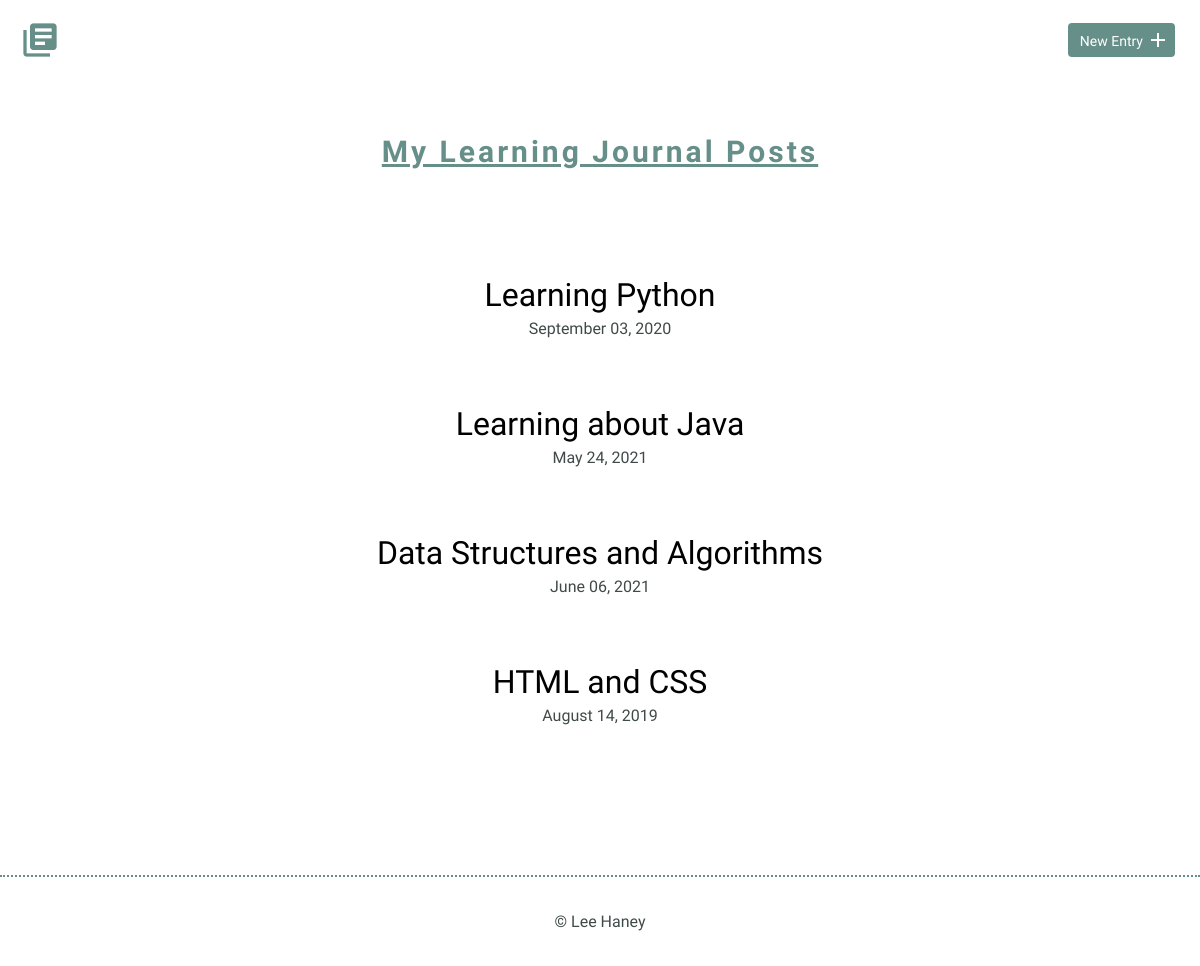
The page / on the database its author committed.
### tables this page shows
CREATE TABLE entries (
        id integer PRIMARY KEY AUTOINCREMENT,
        title text NOT NULL,
        date integer NOT NULL,
        timespent text NOT NULL,
        learned text NOT NULL,
        resources text NOT NULL,
        formattedDate text NOT NULL
    );

### app.py (the view, shortened to what this page needs)
@app.route('/', methods=['GET', 'POST'])
def start():
    rows = fetch_items_from_database()
    return render_template("index.html", rows=rows)

### manageDB.py (called while the page is built)
def fetch_items_from_database():
    conn = sqlite3.connect('journal.db')
    conn.row_factory = sqlite3.Row
    c = conn.cursor()
    c.execute("SELECT * FROM entries")
    rows = c.fetchall()
    conn.commit()
    conn.close()
    return rows

### templates/index.html (shortened to what this page needs)
<!DOCTYPE html>
<html>
    <head>
        <link rel="stylesheet" href="static/css/normalize.css">
        <link rel="stylesheet" href="static/css/site.css">
    </head>
    <body>
        <header>
            <div class="container">
                <div class="site-header">
                    <a class="logo" href="{{ url_for('start') }}"><i class="material-icons">library_books</i></a>
                    <a class="button icon-right" href="{{ url_for('new_entry') }}"><span>New Entry</span> <i class="material-icons">add</i></a>
                </div>
            </div>
        </header>
        <section>
            <p id="learningJournal">My Learning Journal Posts</p>
            <div class="container">
                <div class="entry-list">
                    {% if rows %}
                        {% for row in rows %}
                            <article>
                                <h2><a href="{{ url_for('get_details', the_id=row['id']) }}">{{row["title"]}}</a></h2>
                                <time datetime="{{row['date']}}">{{row['formattedDate']}}</time>
                            </article>
                        {% endfor %}
                    {% endif %}
                </div>
            </div>
        </section>
        <footer>
            <div>
                &copy; Lee Haney
            </div>
        </footer>
    </body>
</html>

### static/css/site.css (style rules this page uses)
body { font-size: 16px; color: #404a49; font-family: 'Cousine', serif; font-weight: 400; }
.container { margin: 0 auto; padding: 0 25px; }
header .site-header { margin: 0 auto; height: 95px; }
header .logo i { color: #678f89; margin: 20px 0 0 -5px; float: left; font-size: 40px; }
header .button { float: right; margin: 33px 0 0 0; }
footer { text-align: center; padding: 35px 0; border-top: 2px dotted #678f89; }
.button { padding: 8px 10px 6px 10px; background: #678f89; border: 2px solid #678f89; border-radius: 4px; text-decoration: none; color: #FFF; position: relative; text-align: center; font-size: 14px; }
.button.icon-right { padding-right: 30px; top: -10px; }
.button.icon-right i { position: absolute; top: 3px; right: 3px; }
h1, h2, h3 { margin: 0; font-weight: 400; line-height: 1em; color: #000; }
h2 { font-size: 32px; }
h2 a { text-decoration: none; color: #000; }
p { line-height: 1.8em; font-size: 18px; }
#learningJournal { color: #678f89; font-size: 30px; text-align: center; font-family: 'Work Sans', serif; font-weight: 600; text-decoration: underline; letter-spacing: 3px; }
.entry-list, .edit-entry, .new-entry { max-width: 800px; margin: 0 auto; padding: 70px 0 150px 0; }
.entry-list article { margin-bottom: 70px; text-align: center; }
.entry-list article:last-child { margin-bottom: 0; }
.entry-list article h2 { margin-bottom: 8px; }

### rows shown on the page
entries: title "Learning Python", formattedDate "September 03, 2020"
entries: title "Learning about Java", formattedDate "May 24, 2021"
entries: title "Data Structures and Algorithms", formattedDate "June 06, 2021"
entries: title "HTML and CSS", formattedDate "August 14, 2019"
